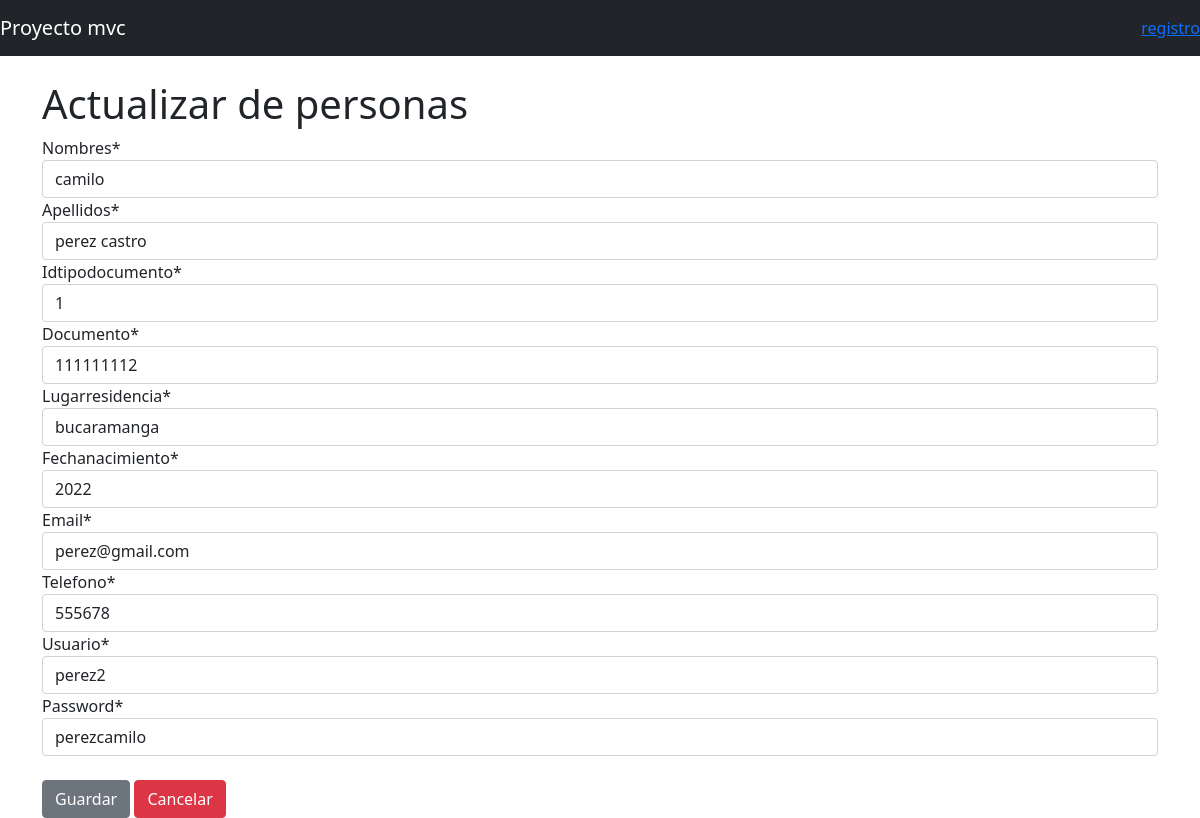
/mvcapp/editar/1, run on the app's committed database.
### mvcapp/models.py (models this page shows)
class persona(models.Model):
    nombres = models.CharField(max_length=30)
    apellidos = models.CharField(max_length=30)
    idtipodocumento = models.IntegerField()
    documento = models.IntegerField()
    lugarresidencia = models.CharField(max_length=30)
    fechanacimiento = models.IntegerField()
    email = models.EmailField()
    telefono = models.IntegerField()
    usuario = models.CharField(max_length=15)
    password = models.CharField(max_length=15)

### mvcapp/views.py (the view)
# urls.py: path('editar/<int:id_persona>',views.edit, name='edit'),
def edit(request, id_persona):
        personas = persona.objects.filter(id=id_persona).first()
        form = formspersona(instance=personas)
        return render(request,"editarPersona.html",{"form":form,'persona':personas})

### mvcapp/forms.py
class formspersona(forms.ModelForm):
    class Meta:
        model = persona
        fields='__all__'

### mvcapp/templates/editarPersona.html (shortened to what this page needs)
{% extends 'plantilla.html' %}
{% load crispy_forms_tags%}
{% block body%}
    <h1>Actualizar de personas</h1>
    <form action="{% url 'update' persona.id %}" method="POST">
    {{ form|crispy }}
     <br>
    <button type="submit" class="btn btn-secondary">Guardar</button>
    <a class="btn btn-danger" href="{% url 'index' %}">Cancelar</a>
    </form>
{% endblock %}

### data on the page
persona: nombres "camilo", apellidos "perez castro", idtipodocumento "1", documento "111111112", lugarresidencia "bucaramanga", fechanacimiento "2022", email "perez@gmail.com", telefono "555678", usuario "perez2", password "perezcamilo"
